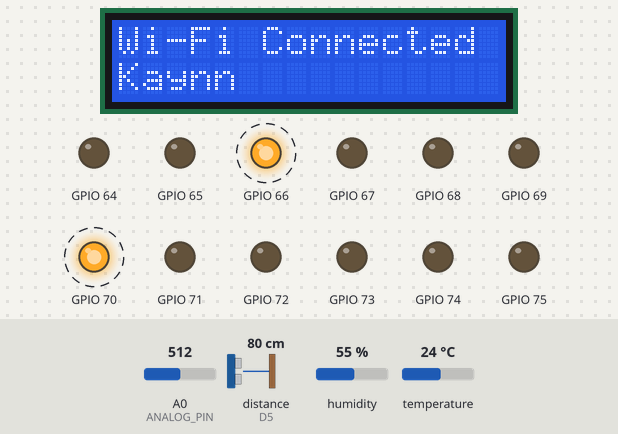
The sketch below on a simulated ESP8266 (NodeMCU). On the bench: 16×2 character LCD, output pins drawn as LEDs (lit = HIGH). Wiring (inferred from the names in the program): ultrasonic range finder: trigger D6; echo D5. Dashed ring = blinking. The inputs (shaded band) are chosen by the test bench; at power-on: distance to the obstacle (sensor on D5) 80 cm, A0 (ANALOG_PIN) = 512, humidity 55 %, temperature 24 °C. The echo pulse lasts 58.3 µs per cm; WiFi joins after 1.5 s; servers stay silent unless stated; pins used as bus, display or sensor lines are not drawn; what the sketch prints to the serial monitor is not drawn.

Above: at 2.8 s.
2.9 s: distance to the obstacle (sensor on D5) set to 27 cm
4.8 s: distance to the obstacle (sensor on D5) set to 21 cm
At 6.99 s:
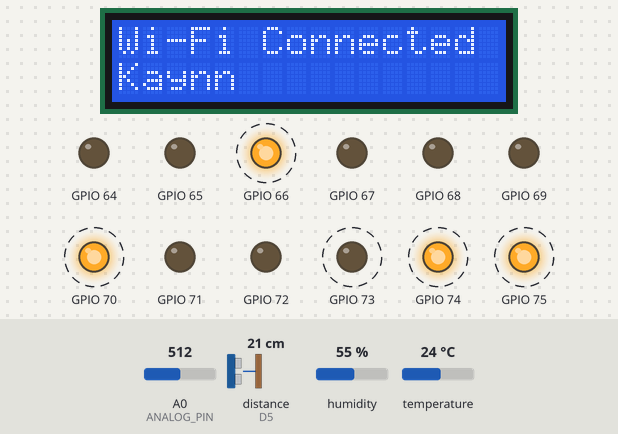
7.6 s: distance to the obstacle (sensor on D5) set to 13 cm
9.2 s: distance to the obstacle (sensor on D5) set to 10 cm
At 10.49 s:
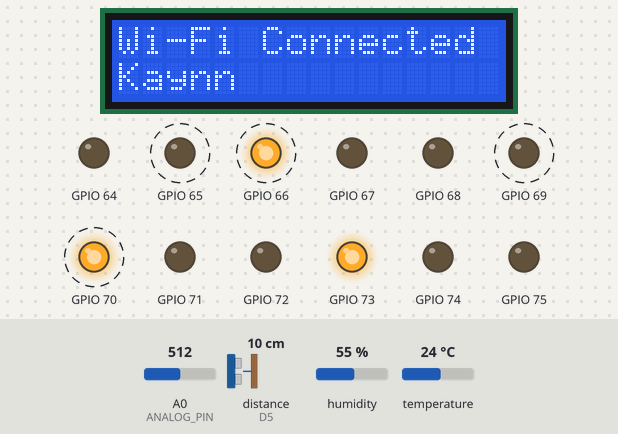
12.3 s: distance to the obstacle (sensor on D5) set to 18 cm
At 12.6 s:
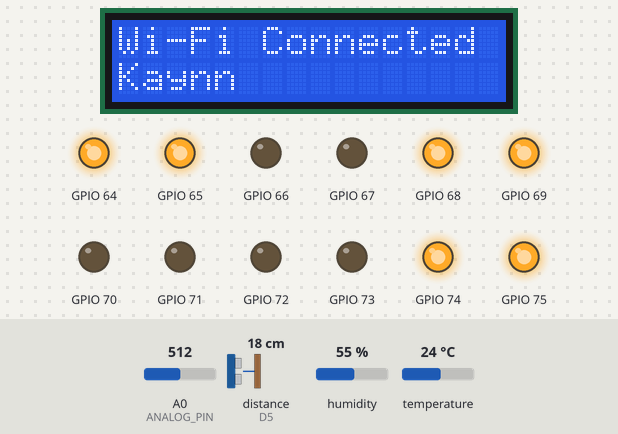
Timing chart, 0 to 16.0 s (numbered marks = the images above; inputs shaded):
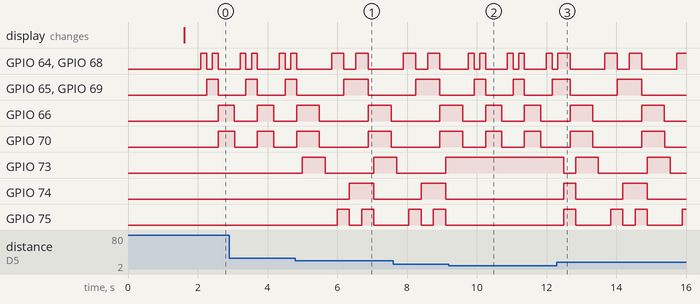

The sketch:

sketch_aug26a.ino
```cpp
#include <PCF8575.h>
#include <DHT.h>
#include <Wire.h>
#include <LiquidCrystal_I2C.h>
#include <ESP8266WiFi.h>
#include <Firebase_ESP_Client.h>

#define WIFI_SSID "Kaynn"
#define WIFI_PASSWORD "2ezforKaynn"
#define API_KEY "AIzaSyAnXyqW_5NJpYZ1yFNNP8G951PKB44B7To" // From Firebase Console > Project Settings > General > Web API Key
#define DATABASE_URL "https://drysync-81845-default-rtdb.asia-southeast1.firebasedatabase.app/" // RTDB URL
#define USERNAME "manlagnitandrey42@gmail.com"
#define PASSWORD "ryuu1144"

// Firebase objects
FirebaseData fbdo;
FirebaseAuth auth;
FirebaseConfig config;

#define PCF_ADDR 0x20

#define TRIG_PIN D6
#define TRIG_MUX_3 P3
#define TRIG_MUX_2 P2
#define TRIG_MUX_1 P1
#define TRIG_MUX_0 P0

#define ECHO_PIN D5
#define ECHO_MUX_3 P7
#define ECHO_MUX_2 P6
#define ECHO_MUX_1 P5
#define ECHO_MUX_0 P4

#define ANALOG_PIN A0
#define MOIST_MUX_3 P8
#define MOIST_MUX_2 P9
#define MOIST_MUX_1 P10
#define MOIST_MUX_0 P11

PCF8575 pcf(PCF_ADDR);

#define DHTPIN D7
#define DHTTYPE DHT22
DHT dht(DHTPIN, DHTTYPE);

LiquidCrystal_I2C lcd(0x27, 16, 2);

long duration;
float distanceCm;
String status;

void setup() {
  Serial.begin(9600);

  // Initialize LCD
  lcd.init();
  lcd.backlight();
  lcd.clear();
  lcd.setCursor(0,0);
  lcd.print("Connecting to:");
  lcd.setCursor(0,1);
  lcd.print(WIFI_SSID);

  WiFi.begin(WIFI_SSID, WIFI_PASSWORD);
  Serial.print("Connecting to Wi-Fi : ");
  Serial.print(WIFI_SSID);

  while (WiFi.status() != WL_CONNECTED) {
    Serial.print(".");
    delay(750);
  }

  Serial.println();
  Serial.print("Connected to Wi-Fi : ");
  Serial.println(WIFI_SSID);

  lcd.clear();
  lcd.setCursor(0,0);
  lcd.print("Wi-Fi Connected");
  lcd.setCursor(0,1);
  lcd.print(WIFI_SSID);

  // Configure Firebase
  config.api_key = API_KEY;
  config.database_url = DATABASE_URL;
  auth.user.email = USERNAME;
  auth.user.password = PASSWORD;

  Firebase.begin(&config, &auth);
  Firebase.reconnectWiFi(true);

  pcf.pinMode(TRIG_MUX_0, OUTPUT);
  pcf.pinMode(TRIG_MUX_1, OUTPUT);
  pcf.pinMode(TRIG_MUX_2, OUTPUT);
  pcf.pinMode(TRIG_MUX_3, OUTPUT);
  pinMode(TRIG_PIN, OUTPUT);

  pcf.pinMode(ECHO_MUX_0, OUTPUT);
  pcf.pinMode(ECHO_MUX_1, OUTPUT);
  pcf.pinMode(ECHO_MUX_2, OUTPUT);
  pcf.pinMode(ECHO_MUX_3, OUTPUT);
  pinMode(ECHO_PIN, INPUT);

  pcf.pinMode(MOIST_MUX_0, OUTPUT);
  pcf.pinMode(MOIST_MUX_1, OUTPUT);
  pcf.pinMode(MOIST_MUX_2, OUTPUT);
  pcf.pinMode(MOIST_MUX_3, OUTPUT);

  pcf.begin();
  dht.begin();
}

void loop() {
  getTemp();

  for (int i = 0; i <= 4; i++){
    getDistance(i);
    if (distanceCm <= 25 && distanceCm >= 12) {
      // Send to Firebase — use 'result'!
      String path = "/Sensors/" + String(i) + "/Status"; // e.g., /Sensors/0/Value
      if (Firebase.RTDB.setString(&fbdo, path.c_str(), "Active")) {
        Serial.print(i);
        Serial.println(" : Distance data sent");
      } else {
        Serial.print("Firebase send failed: ");
        Serial.println(fbdo.errorReason());
      }

      readSensor(i);

    } else {
      // Send to Firebase — use 'result'!
      String path = "/Sensors/" + String(i) + "/Status"; // e.g., /Sensors/0/Value
      if (Firebase.RTDB.setString(&fbdo, path.c_str(), "Inactive")) {
        Serial.print(i);
        Serial.println(" : Distance data sent");
      } else {
        Serial.print("Firebase send failed: ");
        Serial.println(fbdo.errorReason());
      }
    }
  }
}

void TRIG_MUXChannel(byte channel){
  pcf.digitalWrite(TRIG_MUX_0, bitRead(channel, 0));
  pcf.digitalWrite(TRIG_MUX_1, bitRead(channel, 1));
  pcf.digitalWrite(TRIG_MUX_2, bitRead(channel, 2));
  pcf.digitalWrite(TRIG_MUX_3, bitRead(channel, 3));
}

void ECHO_MUXChannel(byte channel){
  pcf.digitalWrite(ECHO_MUX_0, bitRead(channel, 0));
  pcf.digitalWrite(ECHO_MUX_1, bitRead(channel, 1));
  pcf.digitalWrite(ECHO_MUX_2, bitRead(channel, 2));
  pcf.digitalWrite(ECHO_MUX_3, bitRead(channel, 3));
}

void MOIST_MUXChannel(byte channel){
  pcf.digitalWrite(MOIST_MUX_0, bitRead(channel, 0));
  pcf.digitalWrite(MOIST_MUX_1, bitRead(channel, 1));
  pcf.digitalWrite(MOIST_MUX_2, bitRead(channel, 2));
  pcf.digitalWrite(MOIST_MUX_3, bitRead(channel, 3));
}

void getTemp(){
  float h = dht.readHumidity();
  float t = dht.readTemperature();

  if (isnan(h) || isnan(t)) {
    Serial.println("Failed to read from DHT sensor!");
  } else {
    Serial.print("Temp: ");
    Serial.print(t);
    Serial.print(" °C | Humidity: ");
    Serial.print(h);
    Serial.println(" %");

    String tempPath = "/Environment/Temperature"; // e.g., /Sensors/0/Value
    if (Firebase.RTDB.setInt(&fbdo, tempPath.c_str(), t)) {
      Serial.println("Temperature data sent");
    } else {
      Serial.print("Firebase send failed: ");
      Serial.println(fbdo.errorReason());
    }

    String humPath = "/Environment/Humidity"; // e.g., /Sensors/0/Value
    if (Firebase.RTDB.setInt(&fbdo, humPath.c_str(), h)) {
      Serial.println("Humidity data sent");
    } else {
      Serial.print("Firebase send failed: ");
      Serial.println(fbdo.errorReason());
    }
  }
}

void readSensor(byte channel) {
  MOIST_MUXChannel(channel);
  delay(10);

  analogRead(ANALOG_PIN); // flush

  long sum = 0;
  for (int i = 0; i < 5; i++) {
    sum += analogRead(ANALOG_PIN);
    delay(5);
  }
  long result = sum / 5;

  Serial.print("Channel ");
  Serial.print(channel);
  Serial.print(" Moisture Level : ");
  Serial.println(result);

  // Send to Firebase — use 'result'!
  String path = "/Sensors/" + String(channel) + "/Value"; // e.g., /Sensors/0/Value
  if (Firebase.RTDB.setInt(&fbdo, path.c_str(), result)) {
    Serial.println("Moisture data sent");
  } else {
    Serial.print("Firebase send failed: ");
    Serial.println(fbdo.errorReason());
  }
}

void getDistance(byte channel) {
  TRIG_MUXChannel(channel);
  ECHO_MUXChannel(channel);
  delay(10);

  digitalWrite(TRIG_PIN, LOW);
  delayMicroseconds(2);

  digitalWrite(TRIG_PIN, HIGH);
  delayMicroseconds(10);
  digitalWrite(TRIG_PIN, LOW);

  duration = pulseIn(ECHO_PIN, HIGH);

  distanceCm = duration * 0.0343 / 2;

  Serial.print("Channel ");
  Serial.print(channel);
  Serial.print(" Distance: ");
  Serial.print(distanceCm);
  Serial.println(" cm");
}

void scanI2C(){
  Wire.begin(); // On ESP8266/ESP32 you can use Wire.begin(SDA, SCL);
  delay(1000);
  Serial.println("I2C Scanner Starting...");
  byte error, address;
  int nDevices = 0;

  Serial.println("Scanning...");

  for (address = 1; address < 127; address++ ) {
    Wire.beginTransmission(address);
    error = Wire.endTransmission();

    if (error == 0) {
      Serial.print("I2C device found at address 0x");
      if (address < 16) Serial.print("0");
      Serial.print(address, HEX);
      Serial.println(" !");
      nDevices++;
    } else if (error == 4) {
      Serial.print("Unknown error at address 0x");
      if (address < 16) Serial.print("0");
      Serial.println(address, HEX);
    }
  }
  if (nDevices == 0){
    Serial.println("No I2C devices found\n");
  } else {
    Serial.println("Done scanning\n");
  }
}
```

Measured:
- the behaviour switches between 25 and 24 cm on distance to the obstacle (sensor on D5) (found by bisection; images 0 and 1)
- the behaviour switches between 12 and 11 cm on distance to the obstacle (sensor on D5) (found by bisection; images 1 and 2)
- after the input at 4.8 s, GPIO 66, GPIO 70: HIGH → LOW after 0.69 s, → HIGH 1.4 s later, → LOW 0.66 s later; GPIO 73: LOW → HIGH after 0.20 s, → LOW 0.65 s later, → HIGH 1.4 s later; GPIO 74: LOW → HIGH after 1.6 s, → LOW 0.70 s later; GPIO 75: alternates HIGH for 0.35 s and LOW for 0.35 s, starting after 1.2 s
- after the input at 9.2 s, GPIO 73: stays HIGH (without the input it goes to LOW after 0.56 s); GPIO 74: stays LOW (without the input it goes to HIGH after 1.3 s); GPIO 75: stops changing and stays LOW
- after the input at 12.3 s, GPIO 66, GPIO 70: alternates HIGH for 0.65 s and LOW for 1.4 s, starting after 0.38 s
